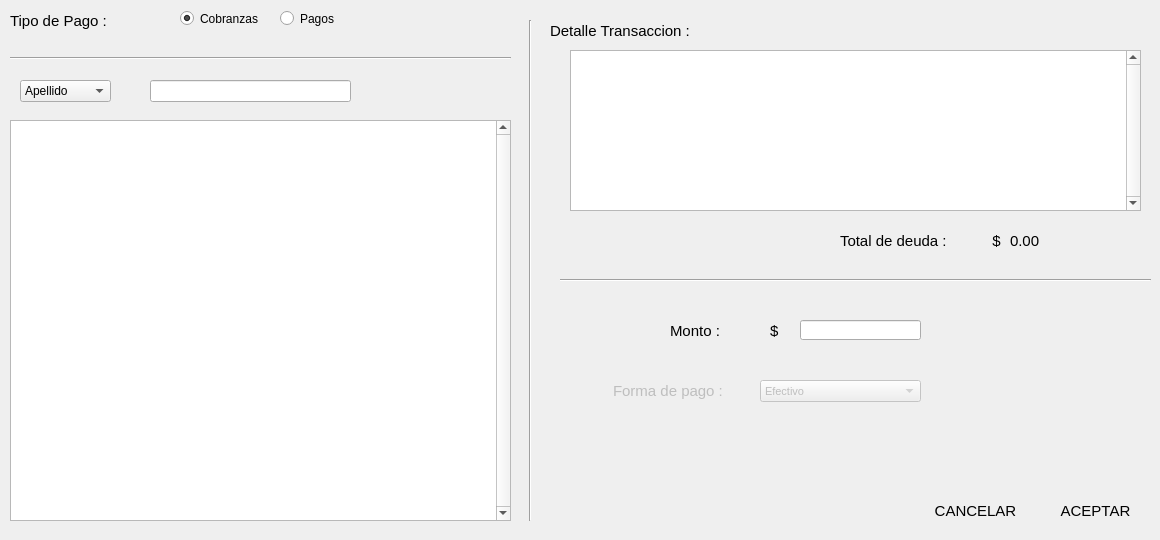
    <widget class="QWidget" name="tab_Pagos">
     <attribute name="icon">
      <iconset>
       <normaloff>../../../../home/pablo/.designer/Img/pago.png</normaloff>../../../../home/pablo/.designer/Img/pago.png</iconset>
     </attribute>
     <attribute name="title">
      <string>Pagos</string>
     </attribute>
     <widget class="QTableView" name="tvCurrentAcountPaymentsTab">
      <property name="geometry">
       <rect>
        <x>10</x>
        <y>120</y>
        <width>501</width>
        <height>401</height>
       </rect>
      </property>
      <property name="styleSheet">
       <string notr="true">font: 9pt &quot;MS Shell Dlg 2&quot;;</string>
      </property>
      <property name="verticalScrollBarPolicy">
       <enum>Qt::ScrollBarAlwaysOn</enum>
      </property>
      <property name="horizontalScrollBarPolicy">
       <enum>Qt::ScrollBarAlwaysOff</enum>
      </property>
      <attribute name="verticalHeaderVisible">
       <bool>false</bool>
      </attribute>
      <attribute name="verticalHeaderHighlightSections">
       <bool>false</bool>
      </attribute>
     </widget>
     <widget class="QTableView" name="tvDetalleTransaccion_pag">
      <property name="geometry">
       <rect>
        <x>570</x>
        <y>50</y>
        <width>571</width>
        <height>161</height>
       </rect>
      </property>
      <property name="styleSheet">
       <string notr="true">font: 9pt &quot;MS Shell Dlg 2&quot;;</string>
      </property>
      <property name="verticalScrollBarPolicy">
       <enum>Qt::ScrollBarAlwaysOn</enum>
      </property>
      <property name="horizontalScrollBarPolicy">
       <enum>Qt::ScrollBarAlwaysOff</enum>
      </property>
      <attribute name="verticalHeaderVisible">
       <bool>false</bool>
      </attribute>
      <attribute name="verticalHeaderHighlightSections">
       <bool>false</bool>
      </attribute>
     </widget>
     <widget class="QPushButton" name="btnAcceptPaymentsTab">
      <property name="geometry">
       <rect>
        <x>1040</x>
        <y>490</y>
        <width>111</width>
        <height>41</height>
       </rect>
      </property>
      <property name="font">
       <font>
        <family>Segoe UI</family>
        <pointsize>11</pointsize>
        <weight>9</weight>
        <italic>false</italic>
        <bold>false</bold>
       </font>
      </property>
      <property name="cursor">
       <cursorShape>PointingHandCursor</cursorShape>
      </property>
      <property name="styleSheet">
       <string notr="true">background: qradialgradient(cx: 0.3, cy: -0.4,
fx: 0.3, fy: -0.4,
radius: 1.35, stop: 0 #fff, stop: 1 #bbb);
border-radius: 11px;</string>
      </property>
      <property name="text">
       <string>ACEPTAR</string>
      </property>
      <property name="icon">
       <iconset>
        <normaloff>../../../../home/pablo/.designer/Img/Accept32.png</normaloff>../../../../home/pablo/.designer/Img/Accept32.png</iconset>
      </property>
      <property name="iconSize">
       <size>
        <width>20</width>
        <height>20</height>
       </size>
      </property>
     </widget>
     <widget class="QPushButton" name="btnCancelar_pag">
      <property name="geometry">
       <rect>
        <x>920</x>
        <y>490</y>
        <width>111</width>
        <height>41</height>
       </rect>
      </property>
      <property name="font">
       <font>
        <family>Segoe UI</family>
        <pointsize>11</pointsize>
        <weight>9</weight>
        <italic>false</italic>
        <bold>false</bold>
       </font>
      </property>
      <property name="cursor">
       <cursorShape>PointingHandCursor</cursorShape>
      </property>
      <property name="styleSheet">
       <string notr="true">background: qradialgradient(cx: 0.3, cy: -0.4,
fx: 0.3, fy: -0.4,
radius: 1.35, stop: 0 #fff, stop: 1 #bbb);
border-radius: 11px;</string>
      </property>
      <property name="text">
       <string>CANCELAR</string>
      </property>
      <property name="icon">
       <iconset>
        <normaloff>../../../../home/pablo/.designer/Img/cancelar.png</normaloff>../../../../home/pablo/.designer/Img/cancelar.png</iconset>
      </property>
      <property name="iconSize">
       <size>
        <width>20</width>
        <height>20</height>
       </size>
      </property>
     </widget>
     <widget class="QLineEdit" name="txtFilterPaymentPaymentsTab">
      <property name="geometry">
       <rect>
        <x>150</x>
        <y>80</y>
        <width>201</width>
        <height>22</height>
       </rect>
      </property>
      <property name="font">
       <font>
        <family>MS Shell Dlg 2</family>
        <pointsize>9</pointsize>
        <weight>50</weight>
        <italic>false</italic>
        <bold>false</bold>
       </font>
      </property>
      <property name="styleSheet">
       <string notr="true">font: 9pt &quot;MS Shell Dlg 2&quot;;</string>
      </property>
     </widget>
     <widget class="QComboBox" name="cbFilterCustomerSupplierPaymentsTab">
      <property name="geometry">
       <rect>
        <x>20</x>
        <y>80</y>
        <width>91</width>
        <height>22</height>
       </rect>
      </property>
      <property name="font">
       <font>
        <family>MS Shell Dlg 2</family>
        <pointsize>9</pointsize>
        <weight>50</weight>
        <italic>false</italic>
        <bold>false</bold>
       </font>
      </property>
      <property name="styleSheet">
       <string notr="true">font: 9pt &quot;MS Shell Dlg 2&quot;;</string>
      </property>
      <item>
       <property name="text">
        <string>Apellido</string>
       </property>
      </item>
      <item>
       <property name="text">
        <string>Nombre</string>
       </property>
      </item>
     </widget>
     <widget class="QLabel" name="label1_pag">
      <property name="geometry">
       <rect>
        <x>670</x>
        <y>320</y>
        <width>71</width>
        <height>21</height>
       </rect>
      </property>
      <property name="font">
       <font>
        <family>Segoe UI</family>
        <pointsize>11</pointsize>
        <weight>9</weight>
        <italic>false</italic>
        <bold>false</bold>
       </font>
      </property>
      <property name="text">
       <string>Monto :</string>
      </property>
     </widget>
     <widget class="QLabel" name="label4_pag">
      <property name="geometry">
       <rect>
        <x>550</x>
        <y>20</y>
        <width>151</width>
        <height>21</height>
       </rect>
      </property>
      <property name="font">
       <font>
        <family>Segoe UI</family>
        <pointsize>11</pointsize>
        <weight>9</weight>
        <italic>false</italic>
        <bold>false</bold>
       </font>
      </property>
      <property name="text">
       <string>Detalle Transaccion :</string>
      </property>
     </widget>
     <widget class="QLabel" name="label3_pag">
      <property name="enabled">
       <bool>false</bool>
      </property>
      <property name="geometry">
       <rect>
        <x>613</x>
        <y>380</y>
        <width>121</width>
        <height>21</height>
       </rect>
      </property>
      <property name="font">
       <font>
        <family>Segoe UI</family>
        <pointsize>11</pointsize>
        <weight>9</weight>
        <italic>false</italic>
        <bold>false</bold>
       </font>
      </property>
      <property name="text">
       <string>Forma de pago : </string>
      </property>
     </widget>
     <widget class="QLineEdit" name="txtMonto_pag">
      <property name="geometry">
       <rect>
        <x>800</x>
        <y>320</y>
        <width>121</width>
        <height>20</height>
       </rect>
      </property>
      <property name="font">
       <font>
        <family>MS Shell Dlg 2</family>
        <pointsize>9</pointsize>
        <weight>50</weight>
        <italic>false</italic>
        <bold>false</bold>
       </font>
      </property>
      <property name="styleSheet">
       <string notr="true">font: 9pt &quot;MS Shell Dlg 2&quot;;</string>
      </property>
     </widget>
     <widget class="QComboBox" name="cbFormaPago_pag">
      <property name="enabled">
       <bool>false</bool>
      </property>
      <property name="geometry">
       <rect>
        <x>760</x>
        <y>380</y>
        <width>161</width>
        <height>22</height>
       </rect>
      </property>
      <property name="font">
       <font>
        <family>MS Shell Dlg 2</family>
        <pointsize>8</pointsize>
        <weight>50</weight>
        <italic>false</italic>
        <bold>false</bold>
       </font>
      </property>
      <property name="styleSheet">
       <string notr="true">font: 8pt &quot;MS Shell Dlg 2&quot;;</string>
      </property>
      <item>
       <property name="text">
        <string>Efectivo</string>
       </property>
      </item>
      <item>
       <property name="text">
        <string>Tarjeta</string>
       </property>
      </item>
      <item>
       <property name="text">
        <string>Cheque</string>
       </property>
      </item>
     </widget>
     <widget class="QLabel" name="label2_pag">
      <property name="geometry">
       <rect>
        <x>770</x>
        <y>320</y>
        <width>16</width>
        <height>21</height>
       </rect>
      </property>
      <property name="font">
       <font>
        <family>Segoe UI</family>
        <pointsize>11</pointsize>
        <weight>9</weight>
        <italic>false</italic>
        <bold>false</bold>
       </font>
      </property>
      <property name="text">
       <string>$</string>
      </property>
     </widget>
     <widget class="Line" name="line1_pag">
      <property name="geometry">
       <rect>
        <x>520</x>
        <y>20</y>
        <width>21</width>
        <height>501</height>
       </rect>
      </property>
      <property name="layoutDirection">
       <enum>Qt::RightToLeft</enum>
      </property>
      <property name="frameShadow">
       <enum>QFrame::Sunken</enum>
      </property>
      <property name="lineWidth">
       <number>1</number>
      </property>
      <property name="midLineWidth">
       <number>0</number>
      </property>
      <property name="orientation">
       <enum>Qt::Vertical</enum>
      </property>
     </widget>
     <widget class="QLabel" name="label_5">
      <property name="geometry">
       <rect>
        <x>130</x>
        <y>80</y>
        <width>21</width>
        <height>16</height>
       </rect>
      </property>
      <property name="font">
       <font>
        <family>Segoe UI</family>
        <pointsize>11</pointsize>
        <weight>9</weight>
        <italic>false</italic>
        <bold>false</bold>
       </font>
      </property>
      <property name="text">
       <string>&lt;html&gt;
&lt;head/&gt;
&lt;body&gt;
&lt;IMG SRC=&quot;../Img/buscar.png&quot; width=&quot;16&quot; height=&quot;16&quot;&gt;
&lt;/body&gt;
&lt;/html&gt;</string>
      </property>
     </widget>
     <widget class="QLabel" name="label3_pag_2">
      <property name="geometry">
       <rect>
        <x>840</x>
        <y>230</y>
        <width>171</width>
        <height>21</height>
       </rect>
      </property>
      <property name="font">
       <font>
        <family>Segoe UI</family>
        <pointsize>11</pointsize>
        <weight>9</weight>
        <italic>false</italic>
        <bold>false</bold>
       </font>
      </property>
      <property name="text">
       <string>Total de deuda :           $</string>
      </property>
     </widget>
     <widget class="QLabel" name="lblTotalDeuda_pag">
      <property name="geometry">
       <rect>
        <x>1010</x>
        <y>230</y>
        <width>111</width>
        <height>21</height>
       </rect>
      </property>
      <property name="font">
       <font>
        <family>Segoe UI</family>
        <pointsize>11</pointsize>
        <weight>9</weight>
        <italic>false</italic>
        <bold>false</bold>
       </font>
      </property>
      <property name="text">
       <string>0.00</string>
      </property>
     </widget>
     <widget class="Line" name="line">
      <property name="geometry">
       <rect>
        <x>560</x>
        <y>270</y>
        <width>591</width>
        <height>21</height>
       </rect>
      </property>
      <property name="orientation">
       <enum>Qt::Horizontal</enum>
      </property>
     </widget>
     <widget class="QRadioButton" name="rbCobranza_pag">
      <property name="geometry">
       <rect>
        <x>180</x>
        <y>10</y>
        <width>81</width>
        <height>17</height>
       </rect>
      </property>
      <property name="font">
       <font>
        <family>MS Shell Dlg 2</family>
        <pointsize>9</pointsize>
        <weight>50</weight>
        <italic>false</italic>
        <bold>false</bold>
       </font>
      </property>
      <property name="styleSheet">
       <string notr="true">font: 9pt &quot;MS Shell Dlg 2&quot;;</string>
      </property>
      <property name="text">
       <string>Cobranzas</string>
      </property>
      <property name="checked">
       <bool>true</bool>
      </property>
     </widget>
     <widget class="QRadioButton" name="rbPago_pag">
      <property name="geometry">
       <rect>
        <x>280</x>
        <y>10</y>
        <width>81</width>
        <height>17</height>
       </rect>
      </property>
      <property name="font">
       <font>
        <family>MS Shell Dlg 2</family>
        <pointsize>9</pointsize>
        <weight>50</weight>
        <italic>false</italic>
        <bold>false</bold>
       </font>
      </property>
      <property name="styleSheet">
       <string notr="true">font: 9pt &quot;MS Shell Dlg 2&quot;;</string>
      </property>
      <property name="text">
       <string>Pagos</string>
      </property>
     </widget>
     <widget class="QLabel" name="label1_t_2">
      <property name="geometry">
       <rect>
        <x>10</x>
        <y>10</y>
        <width>181</width>
        <height>21</height>
       </rect>
      </property>
      <property name="font">
       <font>
        <family>Segoe UI</family>
        <pointsize>11</pointsize>
        <weight>9</weight>
        <italic>false</italic>
        <bold>false</bold>
       </font>
      </property>
      <property name="text">
       <string>Tipo de Pago : </string>
      </property>
     </widget>
     <widget class="Line" name="line_2">
      <property name="geometry">
       <rect>
        <x>10</x>
        <y>50</y>
        <width>501</width>
        <height>16</height>
       </rect>
      </property>
      <property name="orientation">
       <enum>Qt::Horizontal</enum>
      </property>
     </widget>
    </widget>
